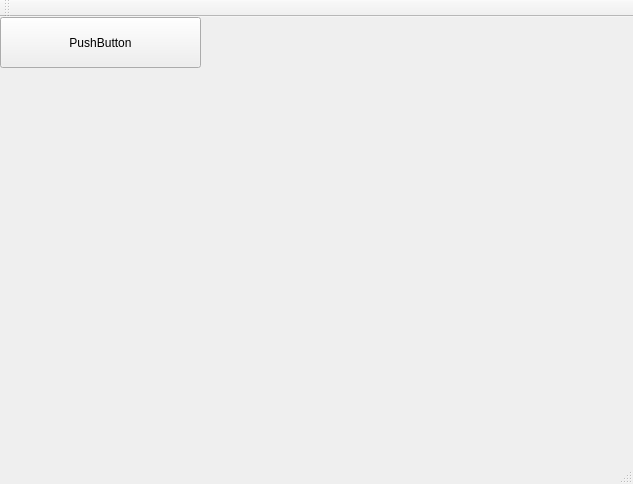
<?xml version="1.0" encoding="UTF-8"?>
<ui version="4.0">
 <class>MainWindow</class>
 <widget class="QMainWindow" name="MainWindow">
  <property name="geometry">
   <rect>
    <x>0</x>
    <y>0</y>
    <width>633</width>
    <height>484</height>
   </rect>
  </property>
  <property name="windowTitle">
   <string>MainWindow</string>
  </property>
  <widget class="QWidget" name="centralWidget">
   <widget class="QPushButton" name="pushButton">
    <property name="geometry">
     <rect>
      <x>0</x>
      <y>0</y>
      <width>201</width>
      <height>51</height>
     </rect>
    </property>
    <property name="text">
     <string>PushButton</string>
    </property>
   </widget>
  </widget>
  <widget class="QMenuBar" name="menuBar">
   <property name="geometry">
    <rect>
     <x>0</x>
     <y>0</y>
     <width>633</width>
     <height>22</height>
    </rect>
   </property>
  </widget>
  <widget class="QToolBar" name="mainToolBar">
   <attribute name="toolBarArea">
    <enum>TopToolBarArea</enum>
   </attribute>
   <attribute name="toolBarBreak">
    <bool>false</bool>
   </attribute>
  </widget>
  <widget class="QStatusBar" name="statusBar"/>
 </widget>
 <layoutdefault spacing="6" margin="11"/>
 <resources/>
 <connections/>
</ui>
